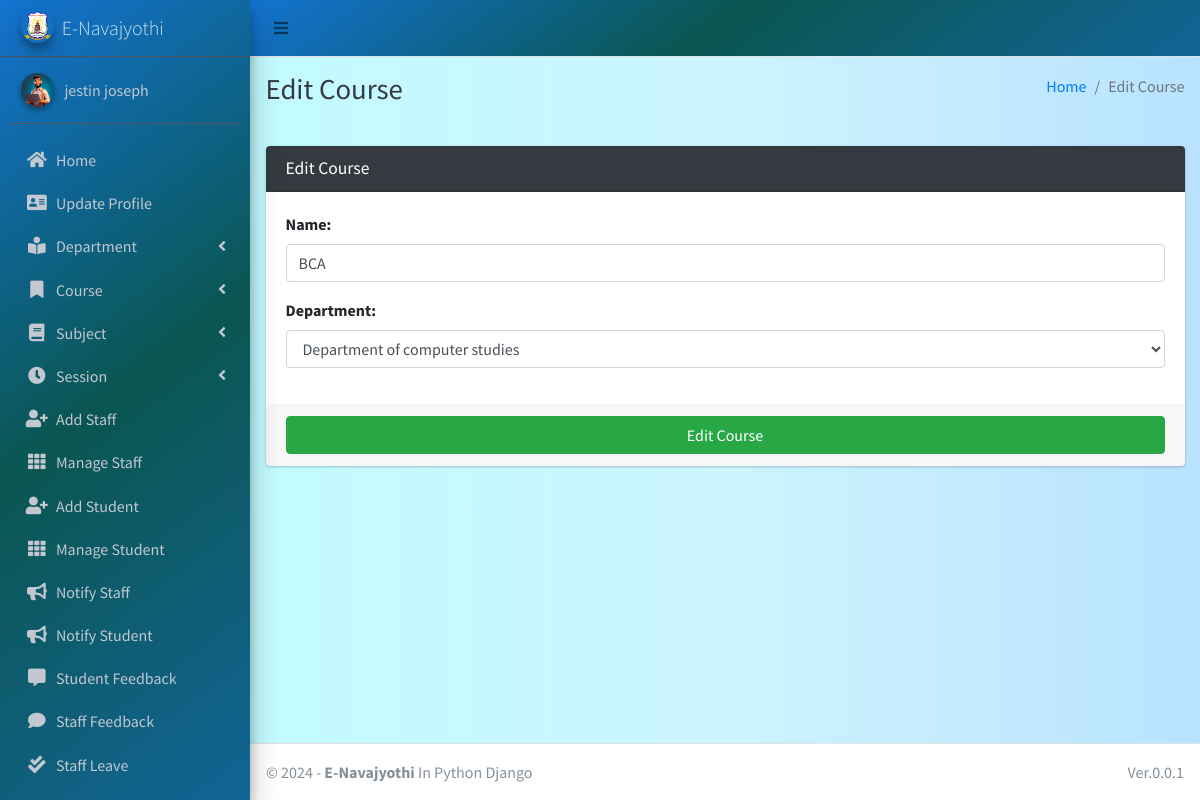
Screenshot of /course/edit/1 (signed in) with the database file from the repository.
### main_app/models.py (models this page shows, shortened)
class CustomUser(AbstractUser):
    USER_TYPE = ((1, "HOD"), (2, "Staff"), (3, "Student"))
    GENDER = [("M", "Male"), ("F", "Female")]
    username = None  # Removed username, using email instead
    email = models.EmailField(unique=True)
    user_type = models.CharField(default=1, choices=USER_TYPE, max_length=1)
    gender = models.CharField(max_length=1, choices=GENDER)
    profile_pic = models.ImageField()
    address = models.TextField()
    fcm_token = models.TextField(default="")  # For firebase notifications
    created_at = models.DateTimeField(auto_now_add=True)
    updated_at = models.DateTimeField(auto_now=True)
    USERNAME_FIELD = "email"
    REQUIRED_FIELDS = []
    objects = CustomUserManager()
    phone_num = models.IntegerField(max_length=12 ,null=True,blank=False)
    aadhar_num = models.IntegerField(max_length=16,null=True,blank=False)
    date_of_birth = models.DateField(null=True,blank=False)
    def __str__(self):
        return self.first_name + "  " + self.last_name

class Course(models.Model):
    name = models.CharField(max_length=120)
    department = models.ForeignKey(Department, on_delete=models.DO_NOTHING, null=True, blank=False)
    created_at = models.DateTimeField(auto_now_add=True)
    updated_at = models.DateTimeField(auto_now=True)

### main_app/hod_views.py (the view, shortened to what this page needs)
def edit_course(request, course_id):
    instance = get_object_or_404(Course, id=course_id)
    form = CourseForm(request.POST or None, instance=instance)
    context = {
        'form': form,
        'course_id': course_id,
        'page_title': 'Edit Course'
    }
    return render(request, 'hod_template/edit_course_template.html', context)

### main_app/forms.py
class CourseForm(FormSettings):
    def __init__(self, *args, **kwargs):
        super(CourseForm, self).__init__(*args, **kwargs)
    class Meta:
        model = Course
        fields = ['name','department']

### main_app/models.py (called while the page is built)
    def __str__(self):
        return self.name

### main_app/templates/hod_template/edit_course_template.html
{% extends 'main_app/base.html' %}
{% load static %}
{% block page_title %}{{page_title}}{% endblock page_title %}
{% block content %}
<section class="content">
    <div class="container-fluid">
        <div class="row">
            <div class="col-md-12">
                <div class="card card-dark">
                    <div class="card-header">
                        <h3 class="card-title">{{page_title}}</h3>
                    </div>
                    {% include "main_app/form_template.html" with messages=messages  form=form button_text="Edit Course"%}
                </div>
            </div>
        </div>
    </div>
</section>
{% endblock content %}

### main_app/templates/main_app/sidebar_template.html (shortened to what this page needs)
{% load static %}
<aside class="main-sidebar sidebar-dark-info elevation-4 " style="background: rgb(0,104,205);
background: linear-gradient(143deg, rgba(0,104,205,0.9248949579831933) 0%, rgba(0,79,74,0.9613095238095238) 49%, rgba(0,89,142,0.9276960784313726) 100%);">
    {% if request.user.user_type == '1' %}
    <a href="{% url 'admin_home' %}" class="brand-link">
        <img src="{% static 'dist/img/nava_logo.png' %} " alt="AdminLTE Logo"
            class="brand-image img-circle elevation-3" >
        <span class="brand-text font-weight-light">E-Navajyothi</span>
    </a>
      <div class="sidebar">
        <div class="user-panel mt-3 pb-3 mb-3 d-flex">
            <div class="image">
                <img src="{{ request.user.profile_pic}}" class="img-circle elevation-2" alt="User Image">
            </div>
            <div class="info">
                <a href="#" class="d-block">{{user}}</a>
            </div>
        </div>
        <nav class="mt-2 ">
            <ul class="nav nav-pills nav-sidebar flex-column " data-widget="treeview" role="menu" data-accordion="false">
                <li class="nav-item">
                    {% url 'admin_home' as admin_home %}
                    <a href="{{admin_home}}" class="nav-link {% if admin_home == request.path %} active {% endif %}">
                        <i class="nav-icon fas fa-home"></i>
                        <p >
                            Home
                        </p>
                    </a>
                </li>
                <li class="nav-item">
                    {% url 'admin_view_profile' as admin_view_profile %}
                    <a href="{{admin_view_profile}}"
                        class="nav-link {% if admin_view_profile == request.path %} active {% endif %}">
                        <i class="nav-icon fas fa-address-card"></i>
                        <p>
                            Update Profile
                        </p>
                    </a>
                </li>
            <li class="nav-item has-treeview">
                    <a href="#" class="nav-link">
                        <i class="nav-icon fas fa-book-reader"></i>
                        <p>
                            Department
                            <i class="fas fa-angle-left right"></i>
                        </p>
                    </a>
                </li>
                <li class="nav-item has-treeview">
                    <a href="#" class="nav-link">
                        <i class="nav-icon fas fa-bookmark"></i>
                        <p>
                            Course
                            <i class="fas fa-angle-left right"></i>
                        </p>
                    </a>
                </li>
                <li class="nav-item has-treeview">
                    <a href="#" class="nav-link">
                        <i class="nav-icon fas fa-book"></i>
                        <p>
                            Subject
                            <i class="fas fa-angle-left right"></i>
                        </p>
                    </a>
                </li>
                <li class="nav-item has-treeview">
                    <a href="#" class="nav-link">
                        <i class="nav-icon fas fa-clock"></i>
                        <p>
                            Session
                            <i class="fas fa-angle-left right"></i>
                        </p>
                    </a>
                </li>
                <li class="nav-item">
                    {% url 'add_staff' as add_staff %}
                    <a href="{{add_staff}}" class="nav-link {% if add_staff == request.path %} active {% endif %}">
                        <i class="nav-icon fas fa-user-plus"></i>
                        <p>
                            Add Staff
                        </p>
                    </a>
                </li>
                <li class="nav-item">
                    {% url 'manage_staff' as manage_staff %}
                    {% url 'edit_staff' staff_id as edit_staff %}
                    <a href="{{manage_staff}}"
                        class="nav-link {% if manage_staff == request.path or request.path == edit_staff %} active {% endif %}">
                        <i class="nav-icon fas fa-th"></i>
                        <p>
                            Manage Staff
                        </p>
                    </a>
                </li>
                <li class="nav-item">
                    {% url 'add_student' as add_student%}
                    <a href="{{add_student}}" class="nav-link  {% if add_student == request.path %} active {% endif %}">
                        <i class="nav-icon fas fa-user-plus"></i>
                        <p>
                            Add Student
                        </p>
                    </a>
                </li>
                <li class="nav-item">
                    {% url 'manage_student' as manage_student %}
                    {% url 'edit_student' student_id as edit_student %}
                    <a href="{{manage_student}}"
                        class="nav-link  {% if edit_student == request.path or manage_student == request.path %} active {% endif %}">
                        <i class="nav-icon fas fa-th"></i>
                        <p>
                            Manage Student
                        </p>
                    </a>
                </li>
                <li class="nav-item">
                    {% url 'admin_notify_staff' as admin_notify_staff %}
                    <a href="{{admin_notify_staff}}"
                        class="nav-link {% if admin_notify_staff == request.path %} active {% endif %}">
                        <i class="nav-icon fas fa-bullhorn"></i>
                        <p>
                            Notify Staff
                        </p>
                    </a>
                </li>
                <li class="nav-item">
                    {% url 'admin_notify_student' as admin_notify_student %}
                    <a href="{{admin_notify_student}}"
                        class="nav-link {% if admin_notify_student == request.path %} active {% endif %}">
                        <i class="nav-icon fas fa-bullhorn"></i>
                        <p>
                            Notify Student
                        </p>
                    </a>
                </li>
                <li class="nav-item">
                    {% url 'student_feedback_message' as student_feedback_message %}
                    <a href="{{ student_feedback_message }}"
                        class="nav-link  {% if student_feedback_message == request.path %} active {% endif %}">
                        <i class="nav-icon fas fa-comment-alt"></i>
                        <p>
                            Student Feedback
                        </p>
                    </a>
                </li>
                <li class="nav-item">
                    {% url 'staff_feedback_message' as staff_feedback_message %}
                    <a href="{{staff_feedback_message}}"
                        class="nav-link   {% if staff_feedback_message == request.path %} active {% endif %}">
                        <i class="nav-icon fas fa-comment"></i>
                        <p>
                            Staff Feedback
                        </p>
                    </a>
                </li>
                <li class="nav-item">
                    {% url 'view_staff_leave' as view_staff_leave %}
                    <a href="{{view_staff_leave}}"
                        class="nav-link  {% if view_staff_leave == request.path %} active {% endif %}">
                        <i class="nav-icon fas fa-check-double"></i>
                        <p>
                            Staff Leave
                        </p>
                    </a>
                </li>
                                        {% endif %}
                                        <li class="nav-item">
                                            <a href="{% url 'user_logout' %}"
                                                onclick="return confirm('Your session would be terminated.\n\nProceed?')"
                                                class="nav-link">
                                            </a>
                                        </li>
                                    </ul>
                                </nav>
                            </div>
</aside>

### main_app/templates/main_app/form_template.html (shortened to what this page needs)
<form role="form" method="POST" enctype="multipart/form-data">
    <div class="card-body">
        {% for field in form  %}
        <div class="form-group">
            {{field.label_tag}}
            {{field}}
        </div>
        {% endfor %}
    </div>
    <div class="card-footer">
        <button type="submit" class="btn btn-success btn-block">
            {% if button_text %}
            {{button_text}}
            {% else %}
            Submit
            {% endif %}
        </button>
    </div>
</form>

### rows the page displays
CustomUser: user.profile_pic (picture), first_name+last_name "jestin joseph"
Course: form "BCA" "Department of computer studies"

### other values shown
{{ page_title }} "Edit Course"
{{ field.label_tag }} "Name:" "Department:"
{{ button_text }} "Edit Course"
